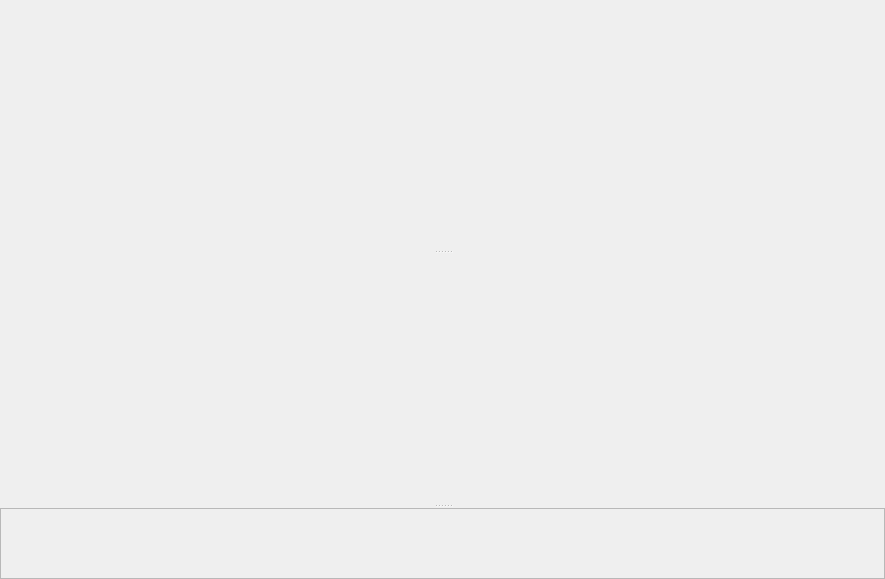
      <widget class="QSplitter" name="splitter">
       <property name="orientation">
        <enum>Qt::Vertical</enum>
       </property>
       <widget class="QCustomPlot" name="graficoEscrita" native="true">
        <property name="minimumSize">
         <size>
          <width>885</width>
          <height>250</height>
         </size>
        </property>
        <property name="maximumSize">
         <size>
          <width>16777215</width>
          <height>16777215</height>
         </size>
        </property>
        <layout class="QGridLayout" name="gridLayout_3">
         <item row="1" column="0">
          <spacer name="horizontalSpacer_7">
           <property name="orientation">
            <enum>Qt::Horizontal</enum>
           </property>
           <property name="sizeType">
            <enum>QSizePolicy::Fixed</enum>
           </property>
           <property name="sizeHint" stdset="0">
            <size>
             <width>45</width>
             <height>75</height>
            </size>
           </property>
          </spacer>
         </item>
         <item row="1" column="1">
          <layout class="QVBoxLayout" name="verticalLayout_14">
           <item>
            <widget class="QLabel" name="lb_tensaoEscrita">
             <property name="minimumSize">
              <size>
               <width>0</width>
               <height>25</height>
              </size>
             </property>
             <property name="maximumSize">
              <size>
               <width>16777215</width>
               <height>25</height>
              </size>
             </property>
             <property name="text">
              <string/>
             </property>
            </widget>
           </item>
           <item>
            <widget class="QLabel" name="lb_tensaoCalculada">
             <property name="minimumSize">
              <size>
               <width>0</width>
               <height>25</height>
              </size>
             </property>
             <property name="maximumSize">
              <size>
               <width>16777215</width>
               <height>25</height>
              </size>
             </property>
             <property name="text">
              <string/>
             </property>
            </widget>
           </item>
           <item>
            <widget class="QLabel" name="lb_canalEscrita">
             <property name="minimumSize">
              <size>
               <width>0</width>
               <height>25</height>
              </size>
             </property>
             <property name="maximumSize">
              <size>
               <width>16777215</width>
               <height>25</height>
              </size>
             </property>
             <property name="text">
              <string/>
             </property>
            </widget>
           </item>
          </layout>
         </item>
         <item row="1" column="2">
          <spacer name="horizontalSpacer_6">
           <property name="orientation">
            <enum>Qt::Horizontal</enum>
           </property>
           <property name="sizeType">
            <enum>QSizePolicy::Minimum</enum>
           </property>
           <property name="sizeHint" stdset="0">
            <size>
             <width>599</width>
             <height>20</height>
            </size>
           </property>
          </spacer>
         </item>
         <item row="2" column="1">
          <spacer name="verticalSpacer_12">
           <property name="orientation">
            <enum>Qt::Vertical</enum>
           </property>
           <property name="sizeType">
            <enum>QSizePolicy::Minimum</enum>
           </property>
           <property name="sizeHint" stdset="0">
            <size>
             <width>20</width>
             <height>202</height>
            </size>
           </property>
          </spacer>
         </item>
         <item row="0" column="1">
          <spacer name="verticalSpacer_14">
           <property name="orientation">
            <enum>Qt::Vertical</enum>
           </property>
           <property name="sizeType">
            <enum>QSizePolicy::Fixed</enum>
           </property>
           <property name="sizeHint" stdset="0">
            <size>
             <width>200</width>
             <height>5</height>
            </size>
           </property>
          </spacer>
         </item>
        </layout>
       </widget>
       <widget class="QCustomPlot" name="graficoLeitura" native="true">
        <property name="minimumSize">
         <size>
          <width>885</width>
          <height>250</height>
         </size>
        </property>
        <property name="maximumSize">
         <size>
          <width>16777215</width>
          <height>16777215</height>
         </size>
        </property>
        <layout class="QGridLayout" name="gridLayout_6"/>
       </widget>
       <widget class="QFrame" name="frameDados">
        <property name="maximumSize">
         <size>
          <width>16777215</width>
          <height>75</height>
         </size>
        </property>
        <property name="frameShape">
         <enum>QFrame::StyledPanel</enum>
        </property>
        <property name="frameShadow">
         <enum>QFrame::Raised</enum>
        </property>
        <layout class="QVBoxLayout" name="verticalLayout_5">
         <item>
          <layout class="QHBoxLayout" name="horizontalLayout_10">
           <item>
            <widget class="QLabel" name="lb_tp">
             <property name="minimumSize">
              <size>
               <width>15</width>
               <height>15</height>
              </size>
             </property>
             <property name="maximumSize">
              <size>
               <width>16777215</width>
               <height>15</height>
              </size>
             </property>
             <property name="text">
              <string/>
             </property>
            </widget>
           </item>
           <item>
            <widget class="QLabel" name="lb_mp">
             <property name="minimumSize">
              <size>
               <width>0</width>
               <height>15</height>
              </size>
             </property>
             <property name="maximumSize">
              <size>
               <width>16777215</width>
               <height>15</height>
              </size>
             </property>
             <property name="text">
              <string/>
             </property>
            </widget>
           </item>
           <item>
            <widget class="QLabel" name="lb_ts">
             <property name="minimumSize">
              <size>
               <width>0</width>
               <height>15</height>
              </size>
             </property>
             <property name="maximumSize">
              <size>
               <width>16777215</width>
               <height>15</height>
              </size>
             </property>
             <property name="text">
              <string/>
             </property>
            </widget>
           </item>
           <item>
            <widget class="QLabel" name="lb_tr">
             <property name="minimumSize">
              <size>
               <width>0</width>
               <height>15</height>
              </size>
             </property>
             <property name="maximumSize">
              <size>
               <width>16777215</width>
               <height>15</height>
              </size>
             </property>
             <property name="text">
              <string/>
             </property>
            </widget>
           </item>
           <item>
            <spacer name="horizontalSpacer_4">
             <property name="orientation">
              <enum>Qt::Horizontal</enum>
             </property>
             <property name="sizeHint" stdset="0">
              <size>
               <width>40</width>
               <height>20</height>
              </size>
             </property>
            </spacer>
           </item>
          </layout>
         </item>
         <item>
          <layout class="QHBoxLayout" name="horizontalLayout_19">
           <item>
            <widget class="QLabel" name="lb_erro">
             <property name="minimumSize">
              <size>
               <width>0</width>
               <height>25</height>
              </size>
             </property>
             <property name="maximumSize">
              <size>
               <width>16777215</width>
               <height>25</height>
              </size>
             </property>
             <property name="text">
              <string/>
             </property>
            </widget>
           </item>
           <item>
            <widget class="QLabel" name="lb_sinalLido">
             <property name="sizePolicy">
              <sizepolicy hsizetype="Expanding" vsizetype="Expanding">
               <horstretch>0</horstretch>
               <verstretch>0</verstretch>
              </sizepolicy>
             </property>
             <property name="minimumSize">
              <size>
               <width>31</width>
               <height>25</height>
              </size>
             </property>
             <property name="maximumSize">
              <size>
               <width>16777215</width>
               <height>25</height>
              </size>
             </property>
             <property name="text">
              <string/>
             </property>
            </widget>
           </item>
           <item>
            <widget class="QLabel" name="lb_sinalLidoT2">
             <property name="minimumSize">
              <size>
               <width>31</width>
               <height>25</height>
              </size>
             </property>
             <property name="maximumSize">
              <size>
               <width>16777215</width>
               <height>25</height>
              </size>
             </property>
             <property name="text">
              <string/>
             </property>
            </widget>
           </item>
           <item>
            <spacer name="horizontalSpacer_5">
             <property name="orientation">
              <enum>Qt::Horizontal</enum>
             </property>
             <property name="sizeHint" stdset="0">
              <size>
               <width>40</width>
               <height>20</height>
              </size>
             </property>
            </spacer>
           </item>
          </layout>
         </item>
        </layout>
        <zorder></zorder>
        <zorder></zorder>
       </widget>
      </widget>
